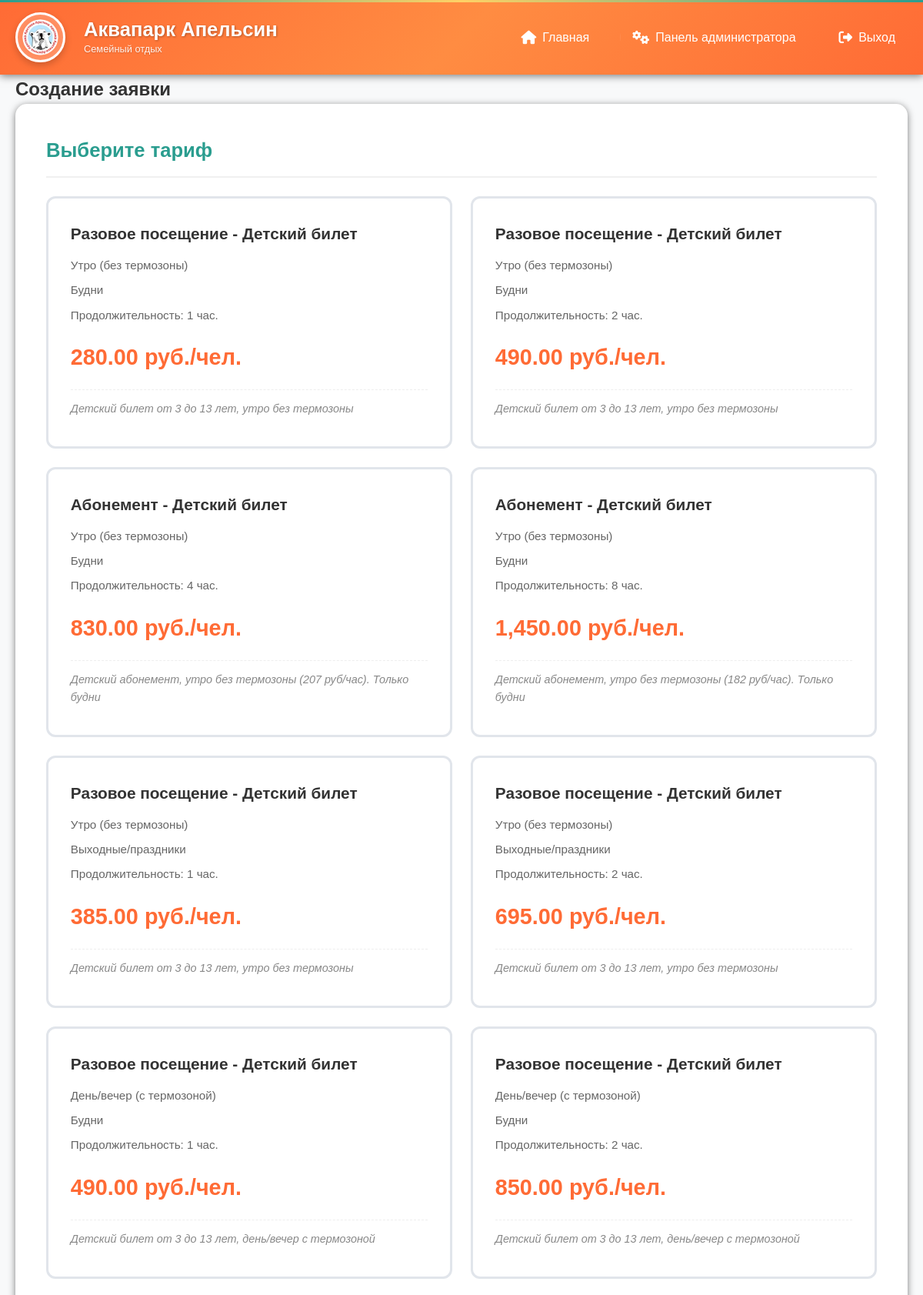
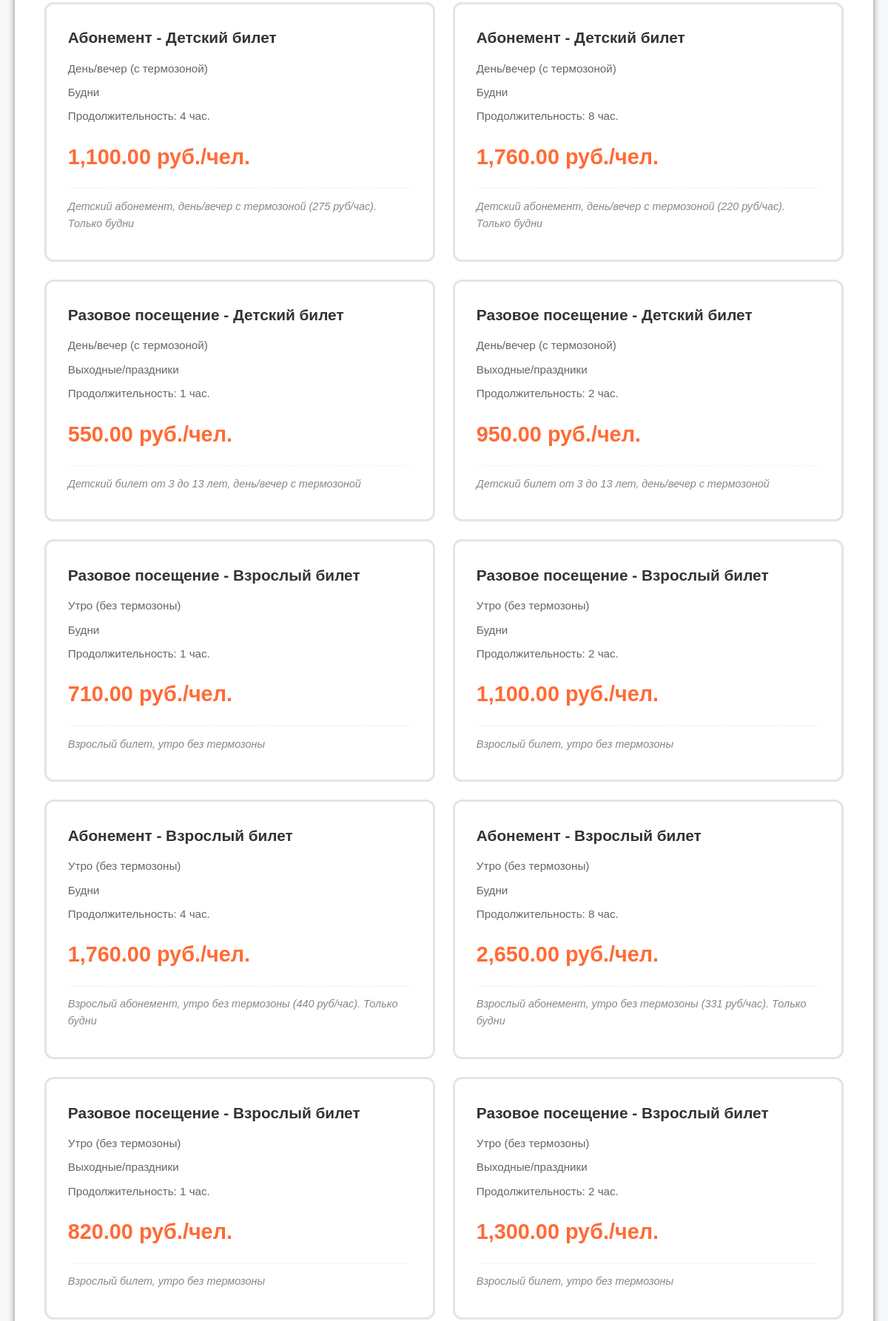
The app's page /create_order.php (signed in, upper part) with its own data (2 pictures, top to bottom).
### tables this page shows
CREATE TABLE `tariffs` (
  `id` int NOT NULL,
  `category_id` int NOT NULL,
  `ticket_type_id` int NOT NULL,
  `time_slot_id` int NOT NULL,
  `day_type_id` int NOT NULL,
  `duration_hours` int NOT NULL,
  `price_per_person` decimal(10,2) NOT NULL,
  `is_active` tinyint(1) DEFAULT '1',
  `notes` text
);

CREATE TABLE `service_categories` (
  `id` int NOT NULL,
  `name` varchar(100) NOT NULL COMMENT 'Категория услуги',
  `description` text
);

CREATE TABLE `ticket_types` (
  `id` int NOT NULL,
  `name` varchar(50) NOT NULL,
  `min_age` int DEFAULT NULL,
  `max_age` int DEFAULT NULL,
  `is_free` tinyint(1) DEFAULT '0'
);

CREATE TABLE `time_slots` (
  `id` int NOT NULL,
  `name` varchar(50) NOT NULL,
  `start_time` time NOT NULL,
  `end_time` time NOT NULL,
  `has_thermal_zone` tinyint(1) DEFAULT '0'
);

CREATE TABLE `day_types` (
  `id` int NOT NULL,
  `name` varchar(50) NOT NULL,
  `is_weekend` tinyint(1) DEFAULT '0'
);

### public/create_order.php (the view, shortened to what this page needs)
<?php
require_once 'config/database.php';
$success = false;
$category_id = $_GET['category'] ?? null;
$sql = "SELECT t.*, sc.name as category_name, tt.name as ticket_type,
               ts.name as time_slot, dt.name as day_type
        FROM tariffs t
        JOIN service_categories sc ON t.category_id = sc.id
        JOIN ticket_types tt ON t.ticket_type_id = tt.id
        JOIN time_slots ts ON t.time_slot_id = ts.id
        JOIN day_types dt ON t.day_type_id = dt.id
        WHERE t.is_active = 1
        AND (t.category_id = ? OR ? IS NULL)
        ORDER BY t.ticket_type_id, t.time_slot_id, t.day_type_id, t.duration_hours";
$stmt = $pdo->prepare($sql);
$stmt->execute([$category_id, $category_id]);
$tariffs = $stmt->fetchAll(PDO::FETCH_ASSOC);
require_once 'includes/header.php';
?>
<div class="container">
    <h2>Создание заявки</h2>
    <?php if(!$success): ?>
    <div class="create-order-form">
        <form method="POST" id="orderForm">
            <div class="form-section">
                <h3>Выберите тариф</h3>
                <?php if(empty($tariffs)): ?>
                    <div class="no-tariffs">
                        <p>Нет доступных тарифов для выбранной категории</p>
                        <a href="/index.php" class="btn">Вернуться на главную</a>
                    </div>
                <?php else: ?>
                    <div class="tariffs-grid">
                        <?php foreach($tariffs as $tariff): ?>
                        <div class="tariff-card">
                            <label for="tariff_<?php echo $tariff['id']; ?>">
                                <h4><?php echo htmlspecialchars($tariff['category_name'] . ' - ' . $tariff['ticket_type']); ?></h4>
                                <p class="time-info"><?php echo htmlspecialchars($tariff['time_slot']); ?></p>
                                <p class="day-info"><?php echo htmlspecialchars($tariff['day_type']); ?></p>
                                <p class="duration">Продолжительность: <?php echo $tariff['duration_hours']; ?> час.</p>
                                <p class="price"><?php echo number_format($tariff['price_per_person'], 2); ?> руб./чел.</p>
                                <?php if($tariff['notes']): ?>
                                    <p class="notes"><?php echo htmlspecialchars($tariff['notes']); ?></p>
                                <?php endif; ?>
                            </label>
                        </div>
                        <?php endforeach; ?>
                    </div>
                <?php endif; ?>
            </div>
        </form>
    </div>
    <?php endif; ?>
</div>
<?php require_once 'includes/footer.php'; ?>

### public/styles/main.css (style rules this page uses)
:root { --primary-color: #FF6B35; --secondary-color: #2A9D8F; --text-color: #333; --light-bg: #f8f9fa; --border-color: #ddd; --success-color: #28a745; --warning-color: #ffc107; --danger-color: #dc3545; --shadow: 0 2px 10px rgba(0,0,0,0.5); }
* { margin: 0; padding: 0; box-sizing: border-box; }
body { font-family: 'Geologica', sans-serif; color: var(--text-color); line-height: 1.6; background-color: var(--light-bg); }
h1, h2, h3, h4, h5, h6 { font-family: 'Manrope', sans-serif; font-weight: 600; }
.container { max-width: 1200px; margin: 0 auto; padding: 0 20px; }
.container { position: relative; z-index: 2; }

### public/styles/order.css (style rules this page uses)
.form-section { background: white; border-radius: 15px; box-shadow: var(--shadow); padding: 2.5rem; margin-bottom: 2.5rem; }
.form-section h3 { color: var(--secondary-color); margin-bottom: 1.5rem; font-size: 1.6rem; padding-bottom: 0.8rem; border-bottom: 2px solid #f0f0f0; }
.tariffs-grid { display: grid; grid-template-columns: repeat(auto-fill, minmax(350px, 1fr)); gap: 1.5rem; margin-top: 1rem; }
.tariff-card { background: white; border: 3px solid #e1e5eb; border-radius: 12px; padding: 1.8rem; cursor: pointer; transition: all 0.3s ease; position: relative; overflow: hidden; }
.tariff-card::before { content: ''; position: absolute; top: 0; left: 0; width: 100%; height: 4px; background: linear-gradient(90deg, var(--primary-color), var(--secondary-color)); transform: scaleX(0); transition: transform 0.3s ease; }
.tariff-card label { display: block; cursor: pointer; }
.tariff-card h4 { color: var(--text-color); margin-bottom: 0.8rem; font-size: 1.3rem; transition: color 0.3s; }
.tariff-card p { color: #666; margin-bottom: 0.5rem; font-size: 0.95rem; transition: color 0.3s; }
.tariff-card .price { font-size: 1.8rem; font-weight: bold; color: var(--primary-color); margin: 1.2rem 0; transition: color 0.3s; }
.tariff-card .notes { font-size: 0.9rem; color: #888; font-style: italic; margin-top: 0.8rem; padding-top: 0.8rem; border-top: 1px dashed #eee; }

### records on screen
tariffs: category.name "Разовое посещение - Детский билет", time_slot.name "Утро (без термозоны)", day_type.name "Будни", duration_hours "1", price_per_person "280.00", notes "Детский билет от 3 до 13 лет, утро без термозоны"
tariffs: category.name "Разовое посещение - Детский билет", time_slot.name "Утро (без термозоны)", day_type.name "Будни", duration_hours "2", price_per_person "490.00", notes "Детский билет от 3 до 13 лет, утро без термозоны"
tariffs: category.name "Абонемент - Детский билет", time_slot.name "Утро (без термозоны)", day_type.name "Будни", duration_hours "4", price_per_person "830.00", notes "Детский абонемент, утро без термозоны (207 руб/час). Только будни"
tariffs: category.name "Абонемент - Детский билет", time_slot.name "Утро (без термозоны)", day_type.name "Будни", duration_hours "8", price_per_person "1,450.00", notes "Детский абонемент, утро без термозоны (182 руб/час). Только будни"
tariffs: category.name "Разовое посещение - Детский билет", time_slot.name "Утро (без термозоны)", day_type.name "Выходные/праздники", duration_hours "1", price_per_person "385.00", notes "Детский билет от 3 до 13 лет, утро без термозоны"
tariffs: category.name "Разовое посещение - Детский билет", time_slot.name "Утро (без термозоны)", day_type.name "Выходные/праздники", duration_hours "2", price_per_person "695.00", notes "Детский билет от 3 до 13 лет, утро без термозоны"
tariffs: category.name "Разовое посещение - Детский билет", time_slot.name "День/вечер (с термозоной)", day_type.name "Будни", duration_hours "1", price_per_person "490.00", notes "Детский билет от 3 до 13 лет, день/вечер с термозоной"
tariffs: category.name "Разовое посещение - Детский билет", time_slot.name "День/вечер (с термозоной)", day_type.name "Будни", duration_hours "2", price_per_person "850.00", notes "Детский билет от 3 до 13 лет, день/вечер с термозоной"
tariffs: category.name "Абонемент - Детский билет", time_slot.name "День/вечер (с термозоной)", day_type.name "Будни", duration_hours "4", price_per_person "1,100.00", notes "Детский абонемент, день/вечер с термозоной (275 руб/час). Только будни"
tariffs: category.name "Абонемент - Детский билет", time_slot.name "День/вечер (с термозоной)", day_type.name "Будни", duration_hours "8", price_per_person "1,760.00", notes "Детский абонемент, день/вечер с термозоной (220 руб/час). Только будни"
tariffs: category.name "Разовое посещение - Детский билет", time_slot.name "День/вечер (с термозоной)", day_type.name "Выходные/праздники", duration_hours "1", price_per_person "550.00", notes "Детский билет от 3 до 13 лет, день/вечер с термозоной"
tariffs: category.name "Разовое посещение - Детский билет", time_slot.name "День/вечер (с термозоной)", day_type.name "Выходные/праздники", duration_hours "2", price_per_person "950.00", notes "Детский билет от 3 до 13 лет, день/вечер с термозоной"
tariffs: category.name "Разовое посещение - Взрослый билет", time_slot.name "Утро (без термозоны)", day_type.name "Будни", duration_hours "1", price_per_person "710.00", notes "Взрослый билет, утро без термозоны"
tariffs: category.name "Разовое посещение - Взрослый билет", time_slot.name "Утро (без термозоны)", day_type.name "Будни", duration_hours "2", price_per_person "1,100.00", notes "Взрослый билет, утро без термозоны"
tariffs: category.name "Абонемент - Взрослый билет", time_slot.name "Утро (без термозоны)", day_type.name "Будни", duration_hours "4", price_per_person "1,760.00", notes "Взрослый абонемент, утро без термозоны (440 руб/час). Только будни"
tariffs: category.name "Абонемент - Взрослый билет", time_slot.name "Утро (без термозоны)", day_type.name "Будни", duration_hours "8", price_per_person "2,650.00", notes "Взрослый абонемент, утро без термозоны (331 руб/час). Только будни"
tariffs: category.name "Разовое посещение - Взрослый билет", time_slot.name "Утро (без термозоны)", day_type.name "Выходные/праздники", duration_hours "1", price_per_person "820.00", notes "Взрослый билет, утро без термозоны"
tariffs: category.name "Разовое посещение - Взрослый билет", time_slot.name "Утро (без термозоны)", day_type.name "Выходные/праздники", duration_hours "2", price_per_person "1,300.00", notes "Взрослый билет, утро без термозоны"
